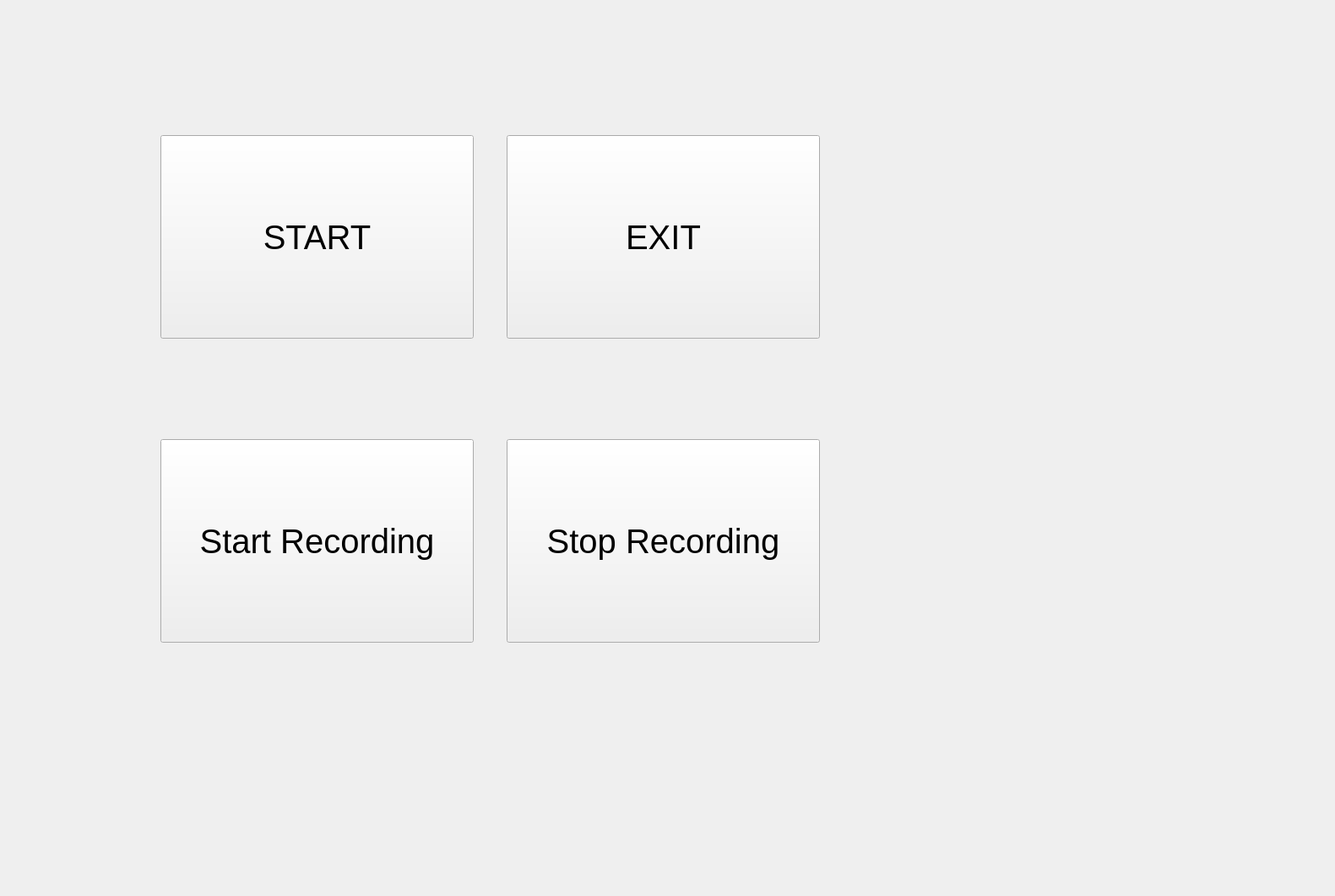
<?xml version="1.0" encoding="UTF-8"?>
<ui version="4.0">
 <class>MyPluginWidget</class>
 <widget class="QWidget" name="MyPluginWidget">
  <property name="geometry">
   <rect>
    <x>0</x>
    <y>0</y>
    <width>1581</width>
    <height>1061</height>
   </rect>
  </property>
  <property name="windowTitle">
   <string>Form</string>
  </property>
  <widget class="QPushButton" name="startMaster">
   <property name="geometry">
    <rect>
     <x>190</x>
     <y>160</y>
     <width>371</width>
     <height>241</height>
    </rect>
   </property>
   <property name="font">
    <font>
     <pointsize>30</pointsize>
    </font>
   </property>
   <property name="text">
    <string>START</string>
   </property>
  </widget>
  <widget class="QPushButton" name="exitMaster">
   <property name="geometry">
    <rect>
     <x>600</x>
     <y>160</y>
     <width>371</width>
     <height>241</height>
    </rect>
   </property>
   <property name="font">
    <font>
     <pointsize>30</pointsize>
    </font>
   </property>
   <property name="text">
    <string>EXIT</string>
   </property>
  </widget>
  <widget class="QPushButton" name="recordBag">
   <property name="geometry">
    <rect>
     <x>190</x>
     <y>520</y>
     <width>371</width>
     <height>241</height>
    </rect>
   </property>
   <property name="font">
    <font>
     <pointsize>30</pointsize>
    </font>
   </property>
   <property name="text">
    <string>Start Recording</string>
   </property>
  </widget>
  <widget class="QPushButton" name="stopBag">
   <property name="geometry">
    <rect>
     <x>600</x>
     <y>520</y>
     <width>371</width>
     <height>241</height>
    </rect>
   </property>
   <property name="font">
    <font>
     <pointsize>30</pointsize>
    </font>
   </property>
   <property name="text">
    <string>Stop Recording</string>
   </property>
  </widget>
 </widget>
 <resources/>
 <connections/>
</ui>
